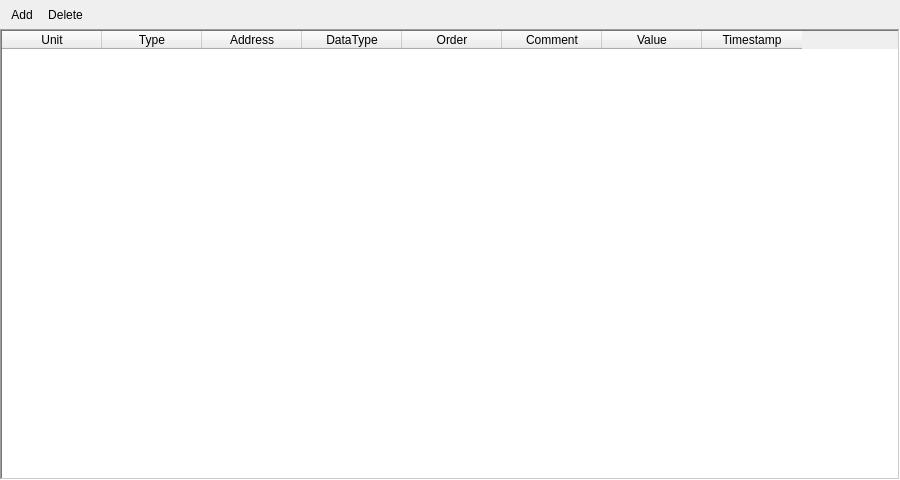
<?xml version="1.0" encoding="UTF-8"?>
<ui version="4.0">
 <class>FormRegisterMapView</class>
 <widget class="QWidget" name="FormRegisterMapView">
  <property name="geometry">
   <rect>
    <x>0</x>
    <y>0</y>
    <width>900</width>
    <height>480</height>
   </rect>
  </property>
  <layout class="QVBoxLayout" name="verticalLayout">
   <property name="spacing">
    <number>0</number>
   </property>
   <property name="leftMargin">
    <number>0</number>
   </property>
   <property name="topMargin">
    <number>0</number>
   </property>
   <property name="rightMargin">
    <number>0</number>
   </property>
   <property name="bottomMargin">
    <number>0</number>
   </property>
   <item>
    <widget class="QToolBar" name="toolBar">
     <property name="movable">
      <bool>false</bool>
     </property>
     <property name="iconSize">
      <size>
       <width>24</width>
       <height>24</height>
      </size>
     </property>
     <addaction name="actionAdd"/>
     <addaction name="actionDelete"/>
    </widget>
   </item>
   <item>
    <widget class="QTableWidget" name="tableWidget">
     <property name="frameShape">
      <enum>QFrame::Shape::WinPanel</enum>
     </property>
     <property name="alternatingRowColors">
      <bool>true</bool>
     </property>
     <property name="selectionMode">
      <enum>QAbstractItemView::SelectionMode::ExtendedSelection</enum>
     </property>
     <property name="selectionBehavior">
      <enum>QAbstractItemView::SelectionBehavior::SelectRows</enum>
     </property>
     <column>
      <property name="text">
       <string>Unit</string>
      </property>
     </column>
     <column>
      <property name="text">
       <string>Type</string>
      </property>
     </column>
     <column>
      <property name="text">
       <string>Address</string>
      </property>
     </column>
     <column>
      <property name="text">
       <string>DataType</string>
      </property>
     </column>
     <column>
      <property name="text">
       <string>Order</string>
      </property>
     </column>
     <column>
      <property name="text">
       <string>Comment</string>
      </property>
     </column>
     <column>
      <property name="text">
       <string>Value</string>
      </property>
     </column>
     <column>
      <property name="text">
       <string>Timestamp</string>
      </property>
     </column>
    </widget>
   </item>
  </layout>
  <action name="actionAdd">
   <property name="icon">
    <iconset resource="resources.qrc">
     <normaloff>:/res/icon-add.png</normaloff>:/res/icon-add.png</iconset>
   </property>
   <property name="text">
    <string>Add</string>
   </property>
  </action>
  <action name="actionDelete">
   <property name="icon">
    <iconset resource="resources.qrc">
     <normaloff>:/res/icon-remove.png</normaloff>:/res/icon-remove.png</iconset>
   </property>
   <property name="text">
    <string>Delete</string>
   </property>
  </action>
  <action name="actionClear">
   <property name="icon">
    <iconset resource="resources.qrc">
     <normaloff>:/res/edit-delete.png</normaloff>:/res/edit-delete.png</iconset>
   </property>
   <property name="text">
    <string>Clear Register Map</string>
   </property>
  </action>
 </widget>
 <resources>
  <include location="resources.qrc"/>
 </resources>
 <connections/>
</ui>
